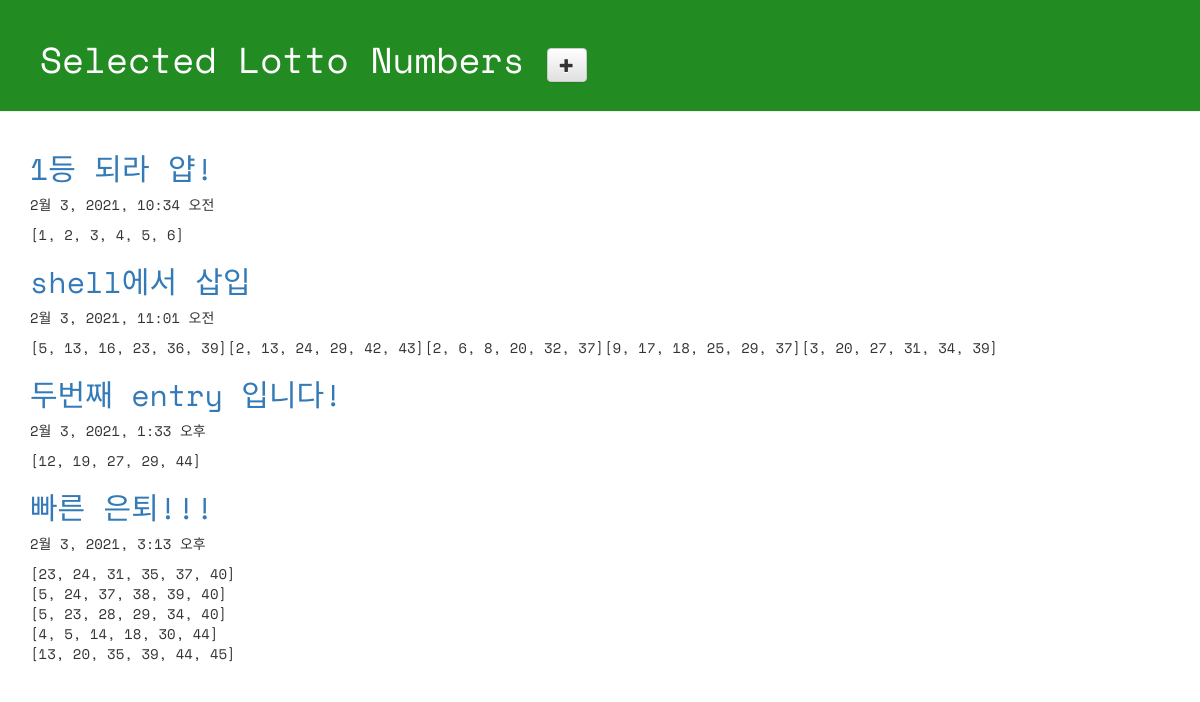
Page /lotto/ on the committed database.
### lotto/models.py (models this page shows, shortened)
class GuessNumbers(models.Model):
    name = models.CharField(max_length=24) #로또 번호 리스트 이름
    text = models.CharField(max_length=255)
    lottos = models.CharField(max_length=255, default='[1, 2, 3, 4, 5, 6]')
    num_lotto = models.IntegerField(default=5)
    update_date = models.DateTimeField()

### lotto/views.py (the view)
# urls.py: path('lotto/', views.index, name='index_name'),
def index(request):
    lottos = GuessNumbers.objects.all()
    return render(request, 'lotto/default.html', {'lottos' : lottos}) #메인 리턴방식

### lotto/templates/lotto/default.html (shortened to what this page needs)
<!DOCTYPE html>
{% load staticfiles %}
<html lang="ko">
<head>
 <link rel="stylesheet" href="//maxcdn.bootstrapcdn.com/bootstrap/3.2.0/css/bootstrap.min.css">
 <link rel="stylesheet" href="//maxcdn.bootstrapcdn.com/bootstrap/3.2.0/css/bootstrap-theme.min.css">
 <link rel='stylesheet' href="{% static 'css/lotto.css' %}">
</head>
<body>
   <div class="page-header">
   <h1>
  	Selected Lotto Numbers
     <a href="{% url 'new_lotto' %}">
       <span class="glyphicon glyphicon-plus btn btn-default"></span>
     </a>
   </h1>
   </div>
 <div class="container lotto">
   {% for lotto in lottos %}
      <h2>
        <a href="{% url 'detail' lottokey=lotto.pk %}">{{ lotto.text }}</a>
      </h2>
      <p>{{ lotto.update_date }}</p>
      <p>{{ lotto.lottos | linebreaksbr }}</p>
   {% endfor %}
 </div>
</body>
</html>

### lotto/static/css/lotto.css (style rules this page uses)
.page-header { background-color: forestgreen; margin-top: 0; padding: 20px 20px 20px 40px; font-family: 'Space Mono', monospace; }
.page-header h1 { color: #FFFFFF; }
.container { font-family: 'Space Mono', monospace; }
.container h2 { color: #B9F442; }

### rows in the picture
GuessNumbers: text "1등 되라 얍!", update_date "2월 3, 2021, 10:34 오전", lottos "[1, 2, 3, 4, 5, 6]"
GuessNumbers: text "shell에서 삽입", update_date "2월 3, 2021, 11:01 오전", lottos "[5, 13, 16, 23, 36, 39][2, 13, 24, 29, 42, 43][2, 6, 8, 20, 32, 37][9, 17, 18, 25, 29, 37][3, 20, 27, 31, 34, 39]"
GuessNumbers: text "두번째 entry 입니다!", update_date "2월 3, 2021, 1:33 오후", lottos "[12, 19, 27, 29, 44]"
GuessNumbers: text "빠른 은퇴!!!", update_date "2월 3, 2021, 3:13 오후", lottos "[23, 24, 31, 35, 37, 40] [5, 24, 37, 38, 39, 40] [5, 23, 28, 29, 34, 40] [4, 5, 14, 18, 30, 44] [13, 20, 35, 39, 44, 45]"
